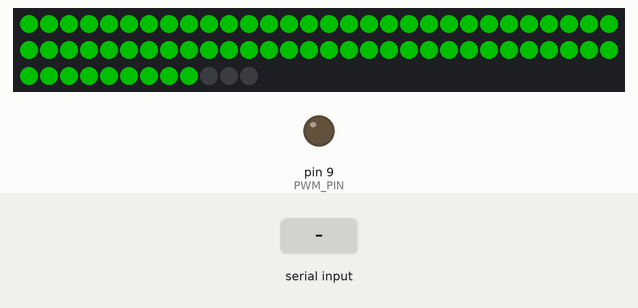
This sketch was run on a simulated Arduino Uno, built with avr-gcc and run on an emulated ATmega328P. Shown: 72 RGB LEDs in strip order, left to right, continuing on the next row, output pins drawn as LEDs (lit = HIGH). Inputs (shaded band) come from the test bench. Dim RGB values are drawn brighter than linear; what the sketch prints to the serial monitor is not drawn.

Above: at 1.2 s.
1.3 s: "XUAT_ON\n" received over Serial
2.8 s: "CLEAR\n" received over Serial
4.3 s: "XUAT_ON\n" received over Serial
5.8 s: "START\n" received over Serial
8.8 s: "XUAT_OFF\n" received over Serial
Timing chart, 0 to 11.8 s (numbered marks = the images above; inputs shaded):
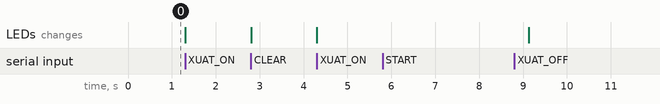

The sketch:

code_arduino_he_thong.ino
```cpp
#include <Adafruit_NeoPixel.h>

// =====================================
// CAU HINH PHAN CUNG
// =====================================
#define LED_PIN 6
#define PWM_PIN 9

#define EXPORT_LEDS 3
#define TOTAL_LEDS (69 + EXPORT_LEDS)

// PWM 25 Hz: giu cau hinh da thu chay cham
const unsigned long PWM_PERIOD_US = 40000UL;

// Khoi dong: tang luc trong thoi gian ngan
const unsigned long KHOI_DONG_MS = 600UL;
const int PWM_KHOI_DONG = 20;  // Khoang 7.8%

// Toc do mac dinh: 8/255, khoang 3.1% duty cycle
// SPEED=0 dung; SPEED=1..7 duoc nang len 8 de tranh xung qua ngan.
int tocDo = 8;
bool bangTaiDangChay = false;

unsigned long thoiDiemBatDauBangTai = 0;
unsigned long chuKyBatDauUs = 0;
bool pwmDangMucCao = false;

// Nhan lenh Serial khong chan
char rxBuffer[48];
byte rxIndex = 0;

// =====================================
// LED CAC O KHO
// =====================================
Adafruit_NeoPixel leds(
  TOTAL_LEDS, LED_PIN, NEO_GRB + NEO_KHZ800
);

const int batDau[12] = {
  0, 5, 11, 21, 31, 36,
  42, 46, 49, 56, 62, 66
};

const int soLed[12] = {
  5, 6, 10, 10, 5, 6,
  4, 3, 7, 6, 4, 3
};

const int XUAT_START = 69;

bool coHang[12] = {false};
bool ledCanCapNhat = false;

// =====================================
// TINH THOI GIAN BAT PWM
// =====================================
unsigned long tinhThoiGianBatUs() {
  if (!bangTaiDangChay || tocDo <= 0) {
    return 0;
  }

  int mucPWM = tocDo;

  // Tang luc trong 600 ms dau khi START
  if (millis() - thoiDiemBatDauBangTai < KHOI_DONG_MS) {
    if (mucPWM < PWM_KHOI_DONG) {
      mucPWM = PWM_KHOI_DONG;
    }
  }

  if (mucPWM >= 255) {
    return PWM_PERIOD_US;
  }

  unsigned long batUs =
      (PWM_PERIOD_US * (unsigned long)mucPWM + 127UL) / 255UL;

  return batUs;
}

// =====================================
// DAT LAI PWM VE MUC THAP
// =====================================
void duaPWMVeThap() {
  digitalWrite(PWM_PIN, LOW);
  pwmDangMucCao = false;
  chuKyBatDauUs = micros();
}

// =====================================
// CAP NHAT PWM LIEN TUC
// =====================================
void capNhatXungPWM() {
  unsigned long batUs = tinhThoiGianBatUs();

  if (batUs == 0) {
    if (pwmDangMucCao) {
      digitalWrite(PWM_PIN, LOW);
      pwmDangMucCao = false;
    }
    return;
  }

  unsigned long now = micros();
  unsigned long pha = (now - chuKyBatDauUs) % PWM_PERIOD_US;

  // Dong bo lai moc chu ky
  chuKyBatDauUs = now - pha;

  bool mucCao =
      (batUs >= PWM_PERIOD_US) || (pha < batUs);

  if (mucCao != pwmDangMucCao) {
    digitalWrite(PWM_PIN, mucCao ? HIGH : LOW);
    pwmDangMucCao = mucCao;
  }
}

// =====================================
// DIEU KHIEN BANG TAI
// =====================================
void startBangTai() {
  bangTaiDangChay = true;
  thoiDiemBatDauBangTai = millis();
  duaPWMVeThap();

  Serial.println("OK START");
}

void stopBangTai() {
  bangTaiDangChay = false;
  duaPWMVeThap();

  Serial.println("OK STOP");
}

// =====================================
// DIEU KHIEN LED CAC O
// =====================================
void capNhatO(int o) {
  if (o < 1 || o > 12) return;

  uint32_t mau = coHang[o - 1]
      ? leds.Color(255, 0, 0)   // Co hang: do
      : leds.Color(0, 255, 0);  // Trong: xanh

  int start = batDau[o - 1];

  for (int i = start; i < start + soLed[o - 1]; i++) {
    leds.setPixelColor(i, mau);
  }

  // De danh dau; khong show ngay de tranh lam giat PWM
  ledCanCapNhat = true;
}

// =====================================
// DEN O XUAT HANG
// =====================================
void denXuat(bool bat) {
  uint32_t mau = bat
      ? leds.Color(0, 0, 255)
      : leds.Color(0, 0, 0);

  for (int i = XUAT_START;
       i < XUAT_START + EXPORT_LEDS; i++) {
    leds.setPixelColor(i, mau);
  }

  ledCanCapNhat = true;
}

// =====================================
// CAP NHAT LED KHI PWM DANG THAP
// =====================================
void hienThiLEDAnToan() {
  if (!ledCanCapNhat) return;

  unsigned long batUs = tinhThoiGianBatUs();
  unsigned long pha =
      (micros() - chuKyBatDauUs) % PWM_PERIOD_US;

  bool dangTrongPhaThap =
      !bangTaiDangChay ||
      batUs == 0 ||
      batUs >= PWM_PERIOD_US ||
      pha >= batUs;

  if (!dangTrongPhaThap) return;

  // Dam bao PWM thap trong luc cap nhat LED
  digitalWrite(PWM_PIN, LOW);
  pwmDangMucCao = false;

  leds.show();
  ledCanCapNhat = false;

  // show() co the chiem CPU vai ms, tao moc PWM moi
  chuKyBatDauUs = micros();
}

// =====================================
// XU LY LENH SERIAL
// =====================================
void xuLyLenh(String cmd) {
  cmd.trim();
  cmd.toUpperCase();

  if (cmd == "START") {
    startBangTai();
    return;
  }

  if (cmd == "STOP") {
    stopBangTai();
    return;
  }

  if (cmd.startsWith("SPEED=")) {
    int giaTri = cmd.substring(6).toInt();

    if (giaTri >= 0 && giaTri <= 255) {
      if (giaTri > 0 && giaTri < 8) {
        giaTri = 8;
      }

      bool tocDoCuBangKhong = (tocDo == 0);
      tocDo = giaTri;

      if (bangTaiDangChay && tocDoCuBangKhong && tocDo > 0) {
        thoiDiemBatDauBangTai = millis();
        duaPWMVeThap();
      }

      if (tocDo == 0) {
        duaPWMVeThap();
      }

      Serial.println("OK SPEED");
    } else {
      Serial.println("ERROR SPEED_RANGE");
    }
    return;
  }

  if (cmd == "XUAT_ON") {
    denXuat(true);
    Serial.println("OK XUAT_ON");
    return;
  }

  if (cmd == "XUAT_OFF") {
    denXuat(false);
    Serial.println("OK XUAT_OFF");
    return;
  }

  if (cmd == "CLEAR") {
    leds.clear();
    ledCanCapNhat = true;
    Serial.println("OK CLEAR");
    return;
  }

  // Dinh dang lenh: O1_ON, O1_OFF ... O12_ON, O12_OFF
  if (cmd.length() >= 4 && cmd[0] == 'O') {
    int gach = cmd.indexOf('_');

    if (gach > 1) {
      int o = cmd.substring(1, gach).toInt();
      String lenh = cmd.substring(gach + 1);

      if (o >= 1 && o <= 12) {
        if (lenh == "ON") {
          coHang[o - 1] = true;
          capNhatO(o);
          Serial.println("OK " + cmd);
          return;
        }

        if (lenh == "OFF") {
          coHang[o - 1] = false;
          capNhatO(o);
          Serial.println("OK " + cmd);
          return;
        }
      }
    }
  }

  Serial.println("ERROR UNKNOWN_COMMAND");
}

// =====================================
// DOC SERIAL KHONG CHAN
// =====================================
void docSerialKhongChan() {
  while (Serial.available() > 0) {
    char c = Serial.read();

    if (c == '\r') continue;

    if (c == '\n') {
      rxBuffer[rxIndex] = '\0';

      if (rxIndex > 0) {
        String cmd(rxBuffer);
        xuLyLenh(cmd);
      }

      rxIndex = 0;
    } else {
      if (rxIndex < sizeof(rxBuffer) - 1) {
        rxBuffer[rxIndex++] = c;
      } else {
        rxIndex = 0;
        Serial.println("ERROR COMMAND_TOO_LONG");
      }
    }
  }
}

// =====================================
// SETUP
// =====================================
void setup() {
  Serial.begin(115200);

  pinMode(PWM_PIN, OUTPUT);
  digitalWrite(PWM_PIN, LOW);
  chuKyBatDauUs = micros();

  leds.begin();
  leds.setBrightness(80);
  leds.clear();

  // Khoi tao 12 o: xanh = trong
  for (int o = 1; o <= 12; o++) {
    capNhatO(o);
  }

  // Hien thi LED khoi dong mot lan
  leds.show();
  ledCanCapNhat = false;

  Serial.println("ARDUINO_READY");
}

// =====================================
// LOOP
// =====================================
void loop() {
  capNhatXungPWM();

  unsigned long batUs = tinhThoiGianBatUs();
  bool PWM100PhanTram = (batUs >= PWM_PERIOD_US);

  // Doc lenh khi PWM dang thap.
  // Truong hop toc do 255 van cho phep nhan lenh Serial.
  if (!pwmDangMucCao || PWM100PhanTram) {
    docSerialKhongChan();
  }

  capNhatXungPWM();

  batUs = tinhThoiGianBatUs();
  PWM100PhanTram = (batUs >= PWM_PERIOD_US);

  if (!pwmDangMucCao || PWM100PhanTram) {
    hienThiLEDAnToan();
  }

  capNhatXungPWM();
}
```
